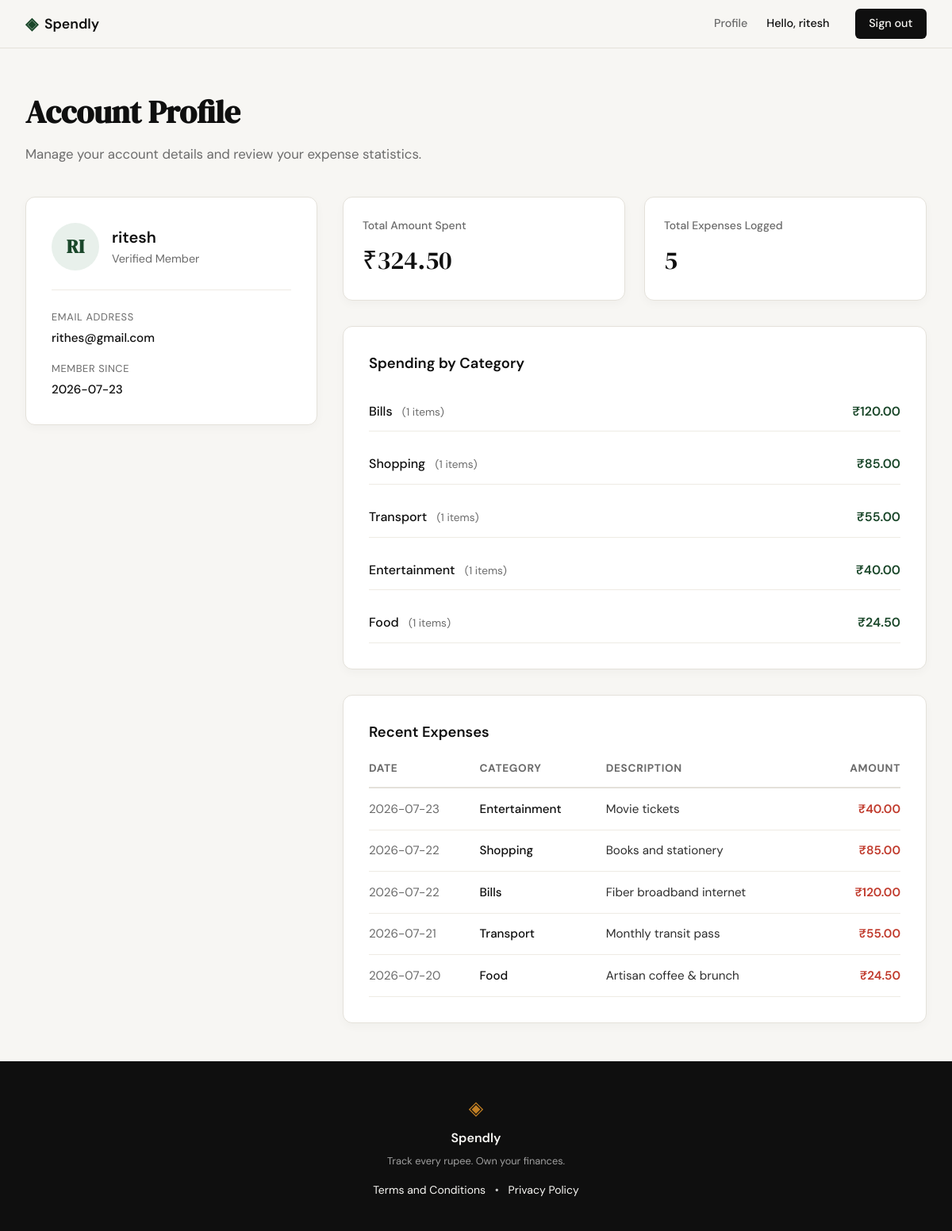
The app's page /profile (signed in) with its own data.
### tables this page shows
CREATE TABLE users (
            id INTEGER PRIMARY KEY AUTOINCREMENT,
            name TEXT NOT NULL,
            email TEXT UNIQUE NOT NULL,
            password_hash TEXT NOT NULL,
            created_at TEXT DEFAULT (datetime('now'))
        );

### app.py (the view)
@app.route("/profile")
def profile():
    if "user_id" not in session:
        flash("Please log in to view your profile.", "error")
        return redirect(url_for("login"))
    user_id = session["user_id"]
    user = get_user_by_id(user_id)
    if not user:
        session.clear()
        flash("User not found. Please log in again.", "error")
        return redirect(url_for("login"))
    stats = {
        "total_spent": 324.50,
        "expense_count": 5,
        "categories": [
            {"category": "Bills", "total": 120.00, "count": 1},
            {"category": "Shopping", "total": 85.00, "count": 1},
            {"category": "Transport", "total": 55.00, "count": 1},
            {"category": "Entertainment", "total": 40.00, "count": 1},
            {"category": "Food", "total": 24.50, "count": 1}
        ],
        "recent_expenses": [
            {"date": "2026-07-23", "category": "Entertainment", "description": "Movie tickets", "amount": 40.00},
            {"date": "2026-07-22", "category": "Shopping", "description": "Books and stationery", "amount": 85.00},
            {"date": "2026-07-22", "category": "Bills", "description": "Fiber broadband internet", "amount": 120.00},
            {"date": "2026-07-21", "category": "Transport", "description": "Monthly transit pass", "amount": 55.00},
            {"date": "2026-07-20", "category": "Food", "description": "Artisan coffee & brunch", "amount": 24.50}
        ]
    }
    return render_template("profile.html", user=user, stats=stats)

### database/db.py (called while the page is built)
def get_db():
    conn = sqlite3.connect(DATABASE)
    conn.row_factory = sqlite3.Row
    conn.execute('PRAGMA foreign_keys = ON')
    return conn

def get_user_by_id(user_id):
    conn = get_db()
    cursor = conn.cursor()
    cursor.execute('SELECT id, name, email, created_at FROM users WHERE id = ?', (user_id,))
    user = cursor.fetchone()
    conn.close()
    return user

### templates/profile.html (shortened to what this page needs)
{% extends "base.html" %}
{% block content %}
<section class="profile-section" style="max-width: var(--max-width); margin: 3rem auto; padding: 0 2rem;">
    <div class="profile-header" style="margin-bottom: 2.5rem;">
        <h1 style="font-family: var(--font-display); font-size: 2.5rem; color: var(--ink); margin-bottom: 0.5rem;">Account Profile</h1>
        <p style="color: var(--ink-muted); font-size: 1.05rem;">Manage your account details and review your expense statistics.</p>
    </div>
    <div class="profile-grid" style="display: grid; grid-template-columns: 1fr 2fr; gap: 2rem; align-items: start;">
        <div class="profile-card" style="background: var(--paper-card); border: 1px solid var(--border); border-radius: var(--radius-md); padding: 2rem; box-shadow: 0 4px 12px rgba(0,0,0,0.03);">
            <div style="display: flex; align-items: center; gap: 1rem; margin-bottom: 1.5rem;">
                <div style="width: 60px; height: 60px; background: var(--accent-light); color: var(--accent); font-family: var(--font-display); font-size: 1.5rem; display: flex; align-items: center; justify-content: center; border-radius: 50%; font-weight: 600;">
                    {{ user.name[:2].upper() }}
                </div>
                <div>
                    <h2 style="font-size: 1.25rem; font-weight: 600; color: var(--ink);">{{ user.name }}</h2>
                    <p style="color: var(--ink-muted); font-size: 0.9rem;">Verified Member</p>
                </div>
            </div>
            <div style="display: flex; flex-direction: column; gap: 1rem; border-top: 1px solid var(--border-soft); padding-top: 1.5rem; font-size: 0.95rem;">
                <div>
                    <span style="display: block; color: var(--ink-muted); font-size: 0.8rem; text-transform: uppercase; letter-spacing: 0.05em; margin-bottom: 0.25rem;">Email Address</span>
                    <span style="color: var(--ink); font-weight: 500;">{{ user.email }}</span>
                </div>
                <div>
                    <span style="display: block; color: var(--ink-muted); font-size: 0.8rem; text-transform: uppercase; letter-spacing: 0.05em; margin-bottom: 0.25rem;">Member Since</span>
                    <span style="color: var(--ink); font-weight: 500;">{{ user.created_at[:10] if user.created_at else 'N/A' }}</span>
                </div>
            </div>
        </div>
        <div style="display: flex; flex-direction: column; gap: 2rem;">
            <div style="display: grid; grid-template-columns: repeat(auto-fit, minmax(220px, 1fr)); gap: 1.5rem;">
                <div style="background: var(--paper-card); border: 1px solid var(--border); border-radius: var(--radius-md); padding: 1.5rem; box-shadow: 0 4px 12px rgba(0,0,0,0.03);">
                    <span style="display: block; color: var(--ink-muted); font-size: 0.875rem; font-weight: 500; margin-bottom: 0.5rem;">Total Amount Spent</span>
                    <div style="font-family: var(--font-display); font-size: 2rem; color: var(--ink);">₹{{ "%.2f"|format(stats.total_spent) }}</div>
                </div>
                <div style="background: var(--paper-card); border: 1px solid var(--border); border-radius: var(--radius-md); padding: 1.5rem; box-shadow: 0 4px 12px rgba(0,0,0,0.03);">
                    <span style="display: block; color: var(--ink-muted); font-size: 0.875rem; font-weight: 500; margin-bottom: 0.5rem;">Total Expenses Logged</span>
                    <div style="font-family: var(--font-display); font-size: 2rem; color: var(--ink);">{{ stats.expense_count }}</div>
                </div>
            </div>
            <div style="background: var(--paper-card); border: 1px solid var(--border); border-radius: var(--radius-md); padding: 2rem; box-shadow: 0 4px 12px rgba(0,0,0,0.03);">
                <h3 style="font-size: 1.15rem; font-weight: 600; color: var(--ink); margin-bottom: 1.25rem;">Spending by Category</h3>
                {% if stats.categories %}
                    <div style="display: flex; flex-direction: column; gap: 1rem;">
                        {% for cat in stats.categories %}
                        <div style="display: flex; justify-content: space-between; align-items: center; padding: 0.75rem 0; border-bottom: 1px solid var(--border-soft);">
                            <div>
                                <span style="font-weight: 500; color: var(--ink);">{{ cat.category }}</span>
                                <span style="color: var(--ink-muted); font-size: 0.85rem; margin-left: 0.5rem;">({{ cat.count }} items)</span>
                            </div>
                            <span style="font-weight: 600; color: var(--accent);">₹{{ "%.2f"|format(cat.total) }}</span>
                        </div>
                        {% endfor %}
                    </div>
                {% else %}
                    <p style="color: var(--ink-muted); font-size: 0.95rem;">No expenses recorded yet.</p>
                {% endif %}
            </div>
            <div style="background: var(--paper-card); border: 1px solid var(--border); border-radius: var(--radius-md); padding: 2rem; box-shadow: 0 4px 12px rgba(0,0,0,0.03);">
                <h3 style="font-size: 1.15rem; font-weight: 600; color: var(--ink); margin-bottom: 1.25rem;">Recent Expenses</h3>
                {% if stats.recent_expenses %}
                    <div style="overflow-x: auto;">
                        <table style="width: 100%; border-collapse: collapse; text-align: left; font-size: 0.95rem;">
                            <thead>
                                <tr style="border-bottom: 2px solid var(--border); color: var(--ink-muted); font-size: 0.85rem; text-transform: uppercase; letter-spacing: 0.05em;">
                                    <th style="padding-bottom: 0.75rem;">Date</th>
                                    <th style="padding-bottom: 0.75rem;">Category</th>
                                    <th style="padding-bottom: 0.75rem;">Description</th>
                                    <th style="padding-bottom: 0.75rem; text-align: right;">Amount</th>
                                </tr>
                            </thead>
                            <tbody>
                                {% for exp in stats.recent_expenses %}
                                <tr style="border-bottom: 1px solid var(--border-soft);">
                                    <td style="padding: 0.85rem 0; color: var(--ink-muted);">{{ exp.date }}</td>
                                    <td style="padding: 0.85rem 0; font-weight: 500; color: var(--ink);">{{ exp.category }}</td>
                                    <td style="padding: 0.85rem 0; color: var(--ink-soft);">{{ exp.description or '—' }}</td>
                                    <td style="padding: 0.85rem 0; text-align: right; font-weight: 600; color: var(--danger);">₹{{ "%.2f"|format(exp.amount) }}</td>
                                </tr>
                                {% endfor %}
                            </tbody>
                        </table>
                    </div>
                {% else %}
                    <p style="color: var(--ink-muted); font-size: 0.95rem;">No recent expenses found.</p>
                {% endif %}
            </div>
        </div>
    </div>
</section>
{% endblock %}

### templates/base.html (shortened to what this page needs)
<!DOCTYPE html>
<html lang="en">
<head>
    <link rel="stylesheet" href="{{ url_for('static', filename='css/style.css') }}">
</head>
<body>
    <nav class="navbar">
        <div class="nav-inner">
            <a href="{{ url_for('landing') }}" class="nav-brand">
                <span class="brand-icon">◈</span>
                <span class="brand-name">Spendly</span>
            </a>
            <div class="nav-links">
                {% if session.get('user_id') %}
                    <a href="{{ url_for('profile') }}">Profile</a>
                    <span style="color: var(--text-secondary); margin-right: 0.5rem;">Hello, {{ session.get('user_name') }}</span>
                    <a href="{{ url_for('logout') }}" class="nav-cta">Sign out</a>
                {% else %}
                    <a href="{{ url_for('login') }}">Sign in</a>
                    <a href="{{ url_for('register') }}" class="nav-cta">Get started</a>
                {% endif %}
            </div>
        </div>
    </nav>
    <main class="main-content">
        {% block content %}{% endblock %}
    </main>
    <footer class="footer">
        <div class="footer-inner">
            <span class="brand-icon">◈</span>
            <span class="footer-name">Spendly</span>
            <p class="footer-copy">Track every rupee. Own your finances.</p>
            <div class="footer-links" style="margin-top: 0.5rem; font-size: 0.875rem;">
                <a href="{{ url_for('terms') }}">Terms and Conditions</a>
                <span style="margin: 0 0.5rem; color: #ccc;">•</span>
                <a href="{{ url_for('privacy') }}">Privacy Policy</a>
            </div>
        </div>
    </footer>
</body>
</html>

### static/css/style.css (style rules this page uses)
:root { --ink: #0f0f0f; --ink-soft: #2d2d2d; --ink-muted: #6b6b6b; --ink-faint: #a0a0a0; --paper: #f7f6f3; --paper-warm: #f0ede6; --paper-card: #ffffff; --accent: #1a472a; --accent-light: #e8f0eb; --accent-2: #c17f24; --accent-2-light: #fdf3e3; --danger: #c0392b; --danger-light: #fdecea; --border: #e4e1da; --border-soft: #eeebe4; --font-display: 'DM Serif Display', Georgia, serif; --font-body: 'DM Sans', system-ui, sans-serif; --max-width: 1200px; --auth-width: 440px; --radius-sm: 6px; --radius-md: 12px; --radius-lg: 20px; }
*, *::before, *::after { box-sizing: border-box; margin: 0; padding: 0; }
html { font-size: 16px; scroll-behavior: smooth; }
body { background: var(--paper); color: var(--ink); font-family: var(--font-body); font-size: 1rem; line-height: 1.6; -webkit-font-smoothing: antialiased; }
a { color: inherit; text-decoration: none; }
.navbar { position: sticky; top: 0; z-index: 100; background: var(--paper); border-bottom: 1px solid var(--border); padding: 0 2rem; }
.nav-inner { max-width: var(--max-width); margin: 0 auto; height: 60px; display: flex; align-items: center; justify-content: space-between; }
.nav-brand { display: flex; align-items: center; gap: 0.5rem; font-family: var(--font-body); font-weight: 600; font-size: 1.1rem; color: var(--ink); }
.brand-icon { color: var(--accent); font-size: 1.3rem; }
.brand-name { color: var(--ink); }
.nav-links { display: flex; align-items: center; gap: 1.5rem; font-size: 0.9rem; font-weight: 500; }
.nav-links a { color: var(--ink-muted); transition: color 0.2s; }
.nav-cta { background: var(--ink) !important; color: var(--paper) !important; padding: 0.45rem 1.1rem; border-radius: var(--radius-sm); transition: background 0.2s !important; }
.main-content { min-height: calc(100vh - 60px - 100px); }
.footer { background: var(--ink); color: var(--paper); padding: 2.5rem 2rem; text-align: center; }
.footer-inner { display: flex; flex-direction: column; align-items: center; gap: 0.4rem; }
.footer .brand-icon { color: var(--accent-2); font-size: 1.5rem; }
.footer-name { font-weight: 600; font-size: 1rem; }
.footer-copy { font-size: 0.8rem; color: var(--ink-faint); }

### records on screen
users: get "ritesh", name "RI", name "ritesh", email "rithes@gmail.com", created_at "2026-07-23"

### other values on screen
{{ "%.2f"|format(stats.total_spent) }} "324.50"
{{ stats.expense_count }} "5"
{{ cat.category }} "Bills" "Shopping" "Transport" "Entertainment" "Food"
{{ cat.count }} "1" "1" "1" "1" "1"
{{ "%.2f"|format(cat.total) }} "120.00" "85.00" "55.00" "40.00" "24.50"
{{ exp.date }} "2026-07-23" "2026-07-22" "2026-07-22" "2026-07-21" "2026-07-20"
{{ exp.category }} "Entertainment" "Shopping" "Bills" "Transport" "Food"
{{ exp.description or '—' }} "Movie tickets" "Books and stationery" "Fiber broadband internet" "Monthly transit pass" "Artisan coffee & brunch"
{{ "%.2f"|format(exp.amount) }} "40.00" "85.00" "120.00" "55.00" "24.50"
